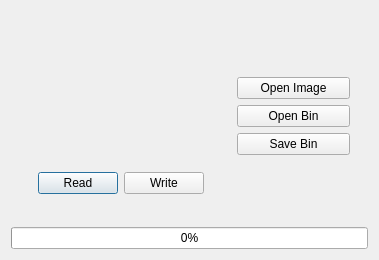
<?xml version="1.0" encoding="UTF-8"?>
<ui version="4.0">
 <class>ImageDialog</class>
 <widget class="QDialog" name="ImageDialog">
  <property name="geometry">
   <rect>
    <x>0</x>
    <y>0</y>
    <width>379</width>
    <height>260</height>
   </rect>
  </property>
  <property name="windowTitle">
   <string>Dialog</string>
  </property>
  <layout class="QVBoxLayout" name="verticalLayout">
   <item>
    <widget class="QWidget" name="widget" native="true">
     <layout class="QHBoxLayout" name="horizontalLayout">
      <item>
       <widget class="QWidget" name="widget_2" native="true">
        <layout class="QVBoxLayout" name="verticalLayout_3">
         <item>
          <widget class="QLabel" name="imageLabel">
           <property name="minimumSize">
            <size>
             <width>160</width>
             <height>128</height>
            </size>
           </property>
           <property name="maximumSize">
            <size>
             <width>160</width>
             <height>128</height>
            </size>
           </property>
           <property name="text">
            <string/>
           </property>
          </widget>
         </item>
         <item>
          <widget class="QWidget" name="widget_4" native="true">
           <layout class="QHBoxLayout" name="horizontalLayout_2">
            <item>
             <widget class="QPushButton" name="readBtn">
              <property name="text">
               <string>Read</string>
              </property>
             </widget>
            </item>
            <item>
             <widget class="QPushButton" name="writeBtn">
              <property name="text">
               <string>Write</string>
              </property>
             </widget>
            </item>
           </layout>
          </widget>
         </item>
        </layout>
       </widget>
      </item>
      <item>
       <widget class="QWidget" name="widget_3" native="true">
        <layout class="QVBoxLayout" name="verticalLayout_2">
         <item>
          <spacer name="verticalSpacer_2">
           <property name="orientation">
            <enum>Qt::Orientation::Vertical</enum>
           </property>
           <property name="sizeHint" stdset="0">
            <size>
             <width>20</width>
             <height>40</height>
            </size>
           </property>
          </spacer>
         </item>
         <item>
          <widget class="QPushButton" name="openImageBtn">
           <property name="text">
            <string>Open Image</string>
           </property>
          </widget>
         </item>
         <item>
          <widget class="QPushButton" name="openBinBtn">
           <property name="text">
            <string>Open Bin</string>
           </property>
          </widget>
         </item>
         <item>
          <widget class="QPushButton" name="saveBinBtn">
           <property name="text">
            <string>Save Bin</string>
           </property>
          </widget>
         </item>
         <item>
          <spacer name="verticalSpacer">
           <property name="orientation">
            <enum>Qt::Orientation::Vertical</enum>
           </property>
           <property name="sizeHint" stdset="0">
            <size>
             <width>20</width>
             <height>40</height>
            </size>
           </property>
          </spacer>
         </item>
        </layout>
       </widget>
      </item>
     </layout>
    </widget>
   </item>
   <item>
    <widget class="QProgressBar" name="progressBar">
     <property name="value">
      <number>0</number>
     </property>
    </widget>
   </item>
  </layout>
 </widget>
 <resources/>
 <connections/>
</ui>
